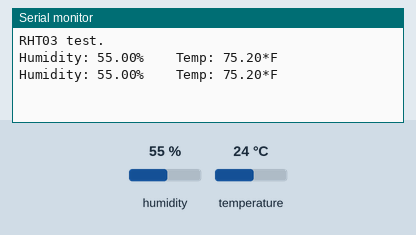
Simulated run of this sketch. Board: Arduino Uno, built with avr-gcc and run on an emulated ATmega328P. Shown: the last lines printed to the serial monitor. The test bench sets the inputs (shaded band); at power-on: humidity 55 %, temperature 24 °C.

Above: at 2.8 s.
2.9 s: humidity set to 22 %
At 4.4 s:
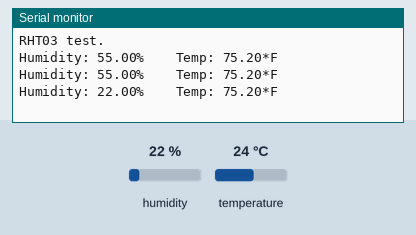
5.6 s: temperature set to 12 °C
At 7.4 s:
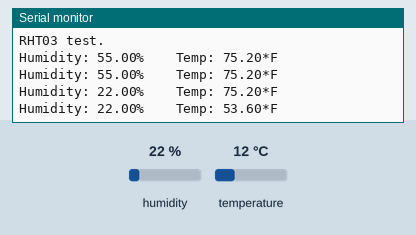
8.3 s: humidity set to 40 %
At 10.9 s:
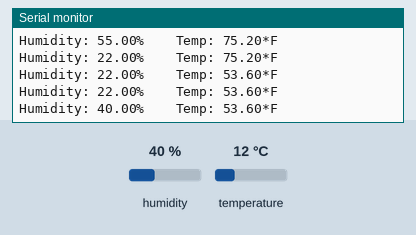
Timing chart, 0 to 12.4 s (numbered marks = the images above; inputs shaded):
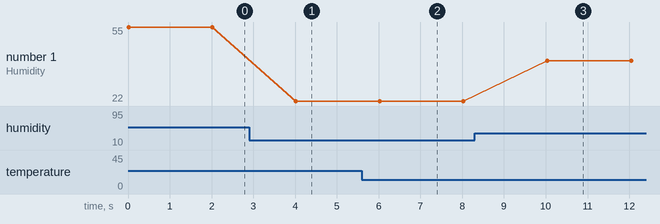

The sketch:

temp_humid_sensor.ino
```cpp
/* RHT03 temperture/humidity sensor
   (equivalent to DHT22)

   Use DHT sensor library from Adafruit, https://github.com/adafruit/DHT-sensor-library
   This is based on the example with that library

   pin 1 (far left) of RHT03 to V5
   pin 2 to arduino digital pin (I'm using A0) + with 10k resistor to pin 1
   pin 3 unconnected
   pin 4 to ground

 */

#include "DHT.h"

#define DHTPIN  A0
#define DHTTYPE DHT22

DHT dht(DHTPIN, DHTTYPE);

void setup() {
  Serial.begin(9600);
  Serial.println("RHT03 test.");

  dht.begin();
}

void loop() {
  float h = dht.readHumidity();
  float t = dht.readTemperature(true);

  if(isnan(h) || isnan(t))
    Serial.println("Failed to read from sensor.");
  else {
    Serial.print("Humidity: ");
    Serial.print(h);
    Serial.print("%    ");
    Serial.print("Temp: ");
    Serial.print(t);
    Serial.println("*F");
  }

  delay(2000); // only get a reading every 2 sec
}
```

Measured:
- after the input at 2.9 s, the serial monitor: prints a new line after 1.1 s (image 1)
- after the input at 5.6 s, the serial monitor: prints a new line after 0.42 s (image 2)
- after the input at 8.3 s, the serial monitor: prints a new line after 1.7 s (image 3)
- plotted number 1: 55 → 22 after the input at 2.9 s, 22 → 40 after the input at 8.3 s
